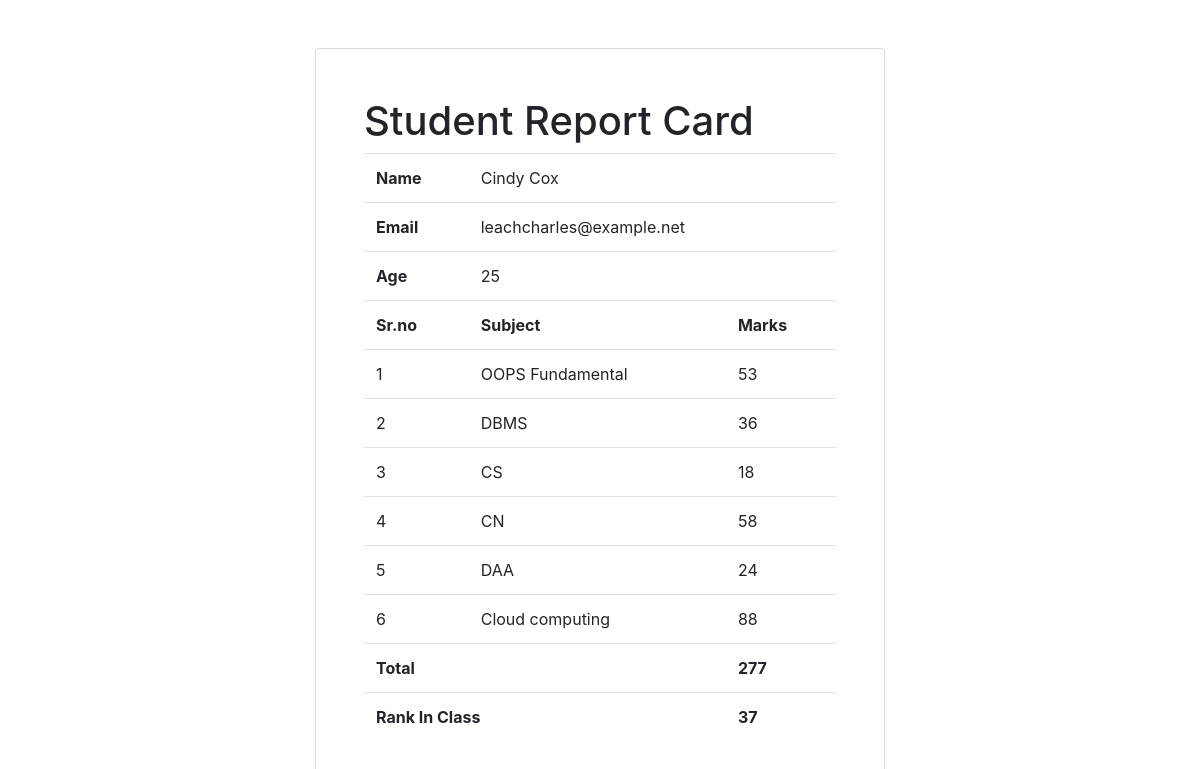
Page /marks/STU_892 on the committed database.
### studentapp/models.py (models this page shows)
class Student(models.Model):
    dept = models.ForeignKey(Department, on_delete=models.CASCADE)
    student_id = models.OneToOneField(StudentId, on_delete=models.CASCADE)
    firstname = models.CharField(max_length=50)
    lastname = models.CharField(max_length=50)
    age = models.IntegerField()
    email=models.CharField(max_length=50)

class Marks(models.Model):
    student = models.ForeignKey(Student, on_delete=models.CASCADE)
    subject = models.ForeignKey(Subject, on_delete=models.CASCADE)
    marks = models.IntegerField()

class Subject(models.Model):
    subject_name = models.CharField(max_length=20)

### studentapp/views.py (the view)
# urls.py: path("marks/<id>",marks,name="marks"),
def marks(request,id):
    rank =  Student.objects.annotate(totalmarks = Sum("marks__marks")).order_by('-totalmarks')
    count = 0
    for i in rank:
        count+=1
        if i.student_id.student_id==id:
            print(i.totalmarks)
            break
    studentMarks = Marks.objects.filter(student__student_id__student_id=id)
    std = studentMarks[0].student
    total =  studentMarks.aggregate(total = Sum("marks"))
    return render(request, 'marks.html', {"studentMarks":studentMarks,"std":std,"total":total,"count":count})

### templates/marks.html (shortened to what this page needs)
<!DOCTYPE html>
<html lang="en">
<head>
    <link rel="stylesheet" href="https://cdn.jsdelivr.net/npm/bootstrap@4.4.1/dist/css/bootstrap.min.css"
>
</head>
<body>
    <div class="container">
        <div class="row">
            <div class="col-6 card mx-auto p-5 mt-5">
                <h1>Student Report Card</h1>
                <table class="table">
                    <tr>
                        <th>Name</th>
                        <td colspan="2">{{std.firstname}} {{std.lastname}}</td>
                    </tr>
                    <tr>
                        <th>Email</th>
                        <td colspan="2">{{std.email}}
                        </td>
                    </tr>
                    <tr>
                        <th>Age</th>
                        <td colspan="2">{{std.age}}</td>
                    </tr>
                    <tr>
                        <th>Sr.no</th>
                        <th>Subject</th>
                        <th>Marks</th>
                    </tr>
                    {%for i in studentMarks%}
                    <tr>
                        <td>{{forloop.counter}}</td>
                        <td>{{i.subject.subject_name}}</td>
                        <td>{{i.marks}}</td>
                    </tr>
                    {%endfor%}
                    <tr>
                        <th colspan="2">Total</th>
                        <th>{{total.total}}</th>
                    </tr>
                    <tr>
                        <th colspan="2">Rank In Class</th>
                        <th>{{count}}</th>
                    </tr>
                </table>
            </div>
</body>
</html>

### rows in the picture
Student: firstname "Cindy", lastname "Cox", email "leachcharles@example.net", age "25"
Marks: subject.subject_name "OOPS Fundamental", marks "53"
Marks: subject.subject_name "DBMS", marks "36"
Marks: subject.subject_name "CS", marks "18"
Marks: subject.subject_name "CN", marks "58"
Marks: subject.subject_name "DAA", marks "24"
Marks: subject.subject_name "Cloud computing", marks "88"

### other values in the picture
{{ total.total }} "277"
{{ count }} "37"
